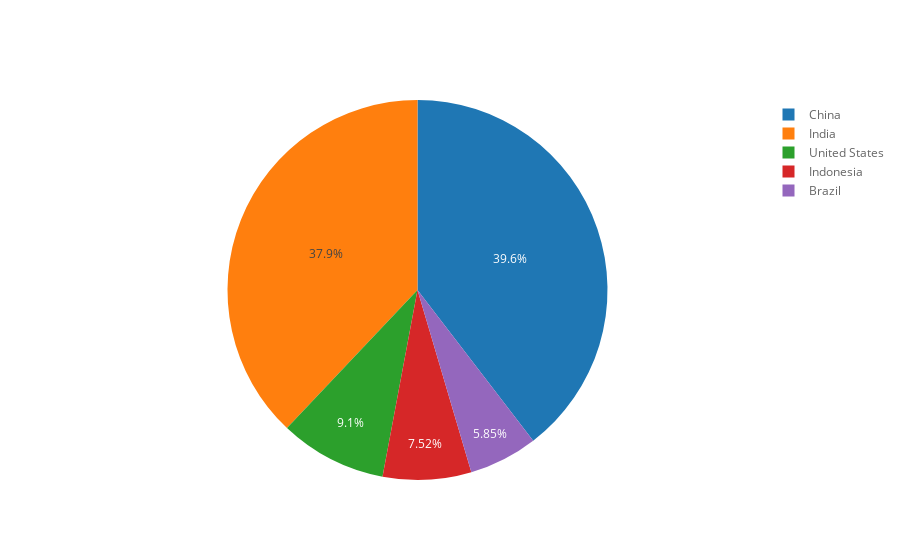

This figure's notebook cell:
### Code cell
df_pivot_2020.iplot(kind='pie', values='2020', labels='country')

### Figure 1 — Plotly figure (JSON) as saved in the notebook; plotly's stock layout.template omitted (floating-point values rounded to 4 significant figures)
{"data": [{"labels": ["United States", "India", "China", "Indonesia", "Brazil"], "marker": {"colors": ["rgba(226, 74, 51, np.float64(1.0))", "rgba(62, 111, 176, np.float64(1.0))", "rgba(132, 118, 202, np.float64(1.0))", "rgba(101, 101, 101, np.float64(1.0))", "rgba(251, 193, 94, np.float64(1.0))"]}, "name": "", "type": "pie", "values": [331002651, 1380004385, 1439323776, 273523615, 212559417]}], "layout": {"legend": {"bgcolor": "#FFFFFF", "font": {"color": "#666666"}}, "paper_bgcolor": "#FFFFFF", "plot_bgcolor": "#E5E5E5", "titlefont": {"color": "#151516"}}}
